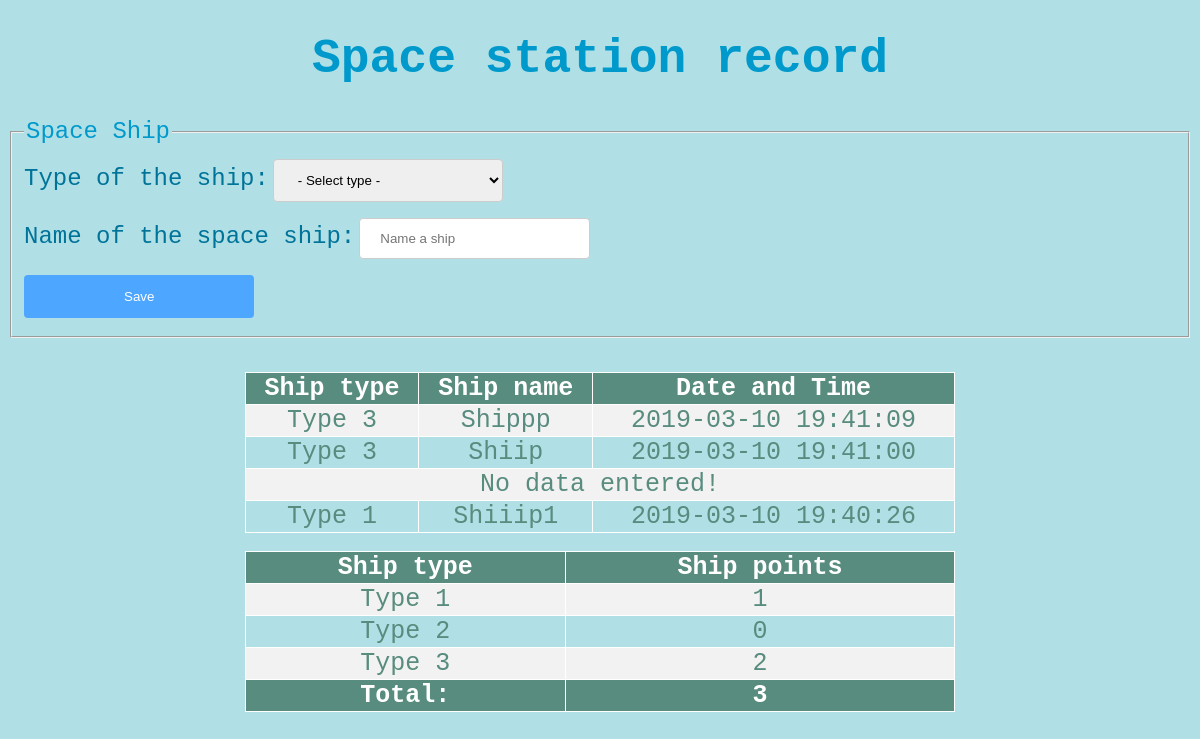
The page / on the database its author committed.
### tables this page shows
CREATE TABLE `ship` (
  `ShipID` int(11) NOT NULL,
  `ShipName` varchar(20) NOT NULL,
  `reg_date` timestamp NOT NULL DEFAULT CURRENT_TIMESTAMP ON UPDATE CURRENT_TIMESTAMP,
  `TypeID` int(11) NOT NULL
);

CREATE TABLE `type` (
  `TypeID` int(11) NOT NULL,
  `Type` varchar(20) NOT NULL
);

### index.php (the view, shortened to what this page needs)
<?php
include_once 'include/connect.php';
?>
<!DOCTYPE html>
<html>
<head>
</head>
<body>
  <h1>Space station record</h1>
   <form action="include/save.php" method="POST">
    <fieldset>
      <legend> Space Ship </legend>
      <label>Type of the ship:</label>
        <select name="Type">
          <option> - Select type - </option>
        </select>
       <br>
      <label>Name of the space ship:</label>
      <input type="text" name="ShipName" value="" placeholder="Name a ship"> <br>
      <button type="submit" name="save">Save</button>
    </fieldset>
  </form> </p>
<br>
<body>
<table>
 <tr>
  <th>Ship type</th>
  <th>Ship name</th>
  <th>Date and Time</th>
 </tr>
<?php
$sql1 = "SELECT type.Type, ship.ShipName, ship.reg_date
FROM ship
INNER JOIN type ON type.TypeID = ship.TypeID
ORDER BY reg_date DESC;";
$result = mysqli_query($connect, $sql1);
if (mysqli_num_rows($result) > 0)
{
while($row = mysqli_fetch_assoc($result))
{
  if (empty($row['ShipName'])) { ?>
  <tr><td colspan = "3"> <?php echo "No data entered!";
}
else
{ ?>
</td></tr>
<tr>
  <td><?php echo $row['Type']; ?></td>
  <td><?php echo $row['ShipName']; ?></td>
  <td><?php echo $row['reg_date']; ?></td>
</tr><?php
  }
}
} else {
  echo "<tr><td colspan = '3'>0 results</td></tr>";
}?>
</table>
<br>
<table>
<tr>
  <th>Ship type</th>
  <th>Ship points</th>
</tr>
<?php
$sql = "SELECT type.Type, COUNT(CASE WHEN ship.ShipName <> '' THEN 1 ELSE NULL END) AS points
        FROM type
        RIGHT JOIN ship ON type.TypeID = ship.TypeID
        GROUP BY Type;";
$result = mysqli_query($connect, $sql);
$sum = 0;
if (mysqli_num_rows($result) > 0) {
while($row = mysqli_fetch_assoc($result)) {
  $sum += $row['points'];?>
<tr><td><?php echo $row['Type']; ?> </td>
    <td><?php echo $row['points']; ?>
    </td></tr><?php
  }
}  else {
  echo "<tr><td colspan = '3'>0 results</td></tr>";
}?>
<tr>
  <th>Total:</th>
  <th><?php echo $sum; ?></th>
</tr>
</table>
</body>
</html>

### index.php (style rules this page uses)
table, th, td { margin: auto; border: 1px solid white; border-collapse: collapse; }
body { background-color: powderblue; }
h1 { color: #0099cc; font-size: 300%; font-family: courier; text-align: center; }
legend { color: #0099cc; font-size: 150%; font-family: courier; }
input[type=text], select { width: 20%; padding: 12px 20px; margin: 8px 0; display: inline-block; border: 1px solid #ccc; border-radius: 4px; box-sizing: border-box; }
button[type=submit] { width: 20%; background-color: #4da6ff; color: white; padding: 14px 20px; margin: 8px 0; border: none; border-radius: 4px; cursor: pointer; }
label { color: #007399; font-size: 150%; font-family: courier; }
table { border-collapse: collapse; width: 60%; color: #588c7e; font-family: monospace; font-size: 25px; text-align: center; }
th { background-color: #588c7e; color: white; }
tr:nth-child(even) { background-color: #f2f2f2 }

### rows shown on the page
ship: TypeID.Type "Type 3", ShipName "Shippp", reg_date "2019-03-10 19:41:09"
ship: TypeID.Type "Type 3", ShipName "Shiip", reg_date "2019-03-10 19:41:00"
ship: ShipName "No data entered!"
ship: TypeID.Type "Type 1", ShipName "Shiiip1", reg_date "2019-03-10 19:40:26"

### other values the page prints
$row['Type'] "Type 1"
$row['points'] "1"
$row['Type'] "Type 2"
$row['points'] "0"
$row['Type'] "Type 3"
$row['points'] "2"
$sum "3"
